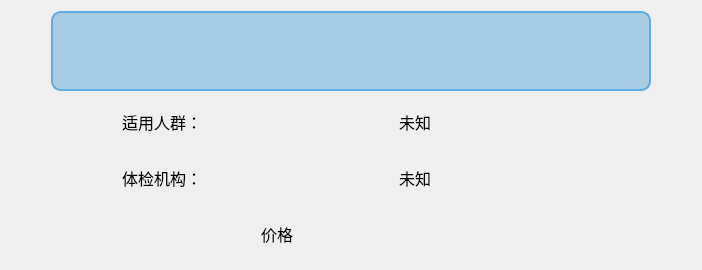
          <widget class="QWidget" name="cardwidget" native="true">
           <layout class="QGridLayout" name="gridLayout">
            <item row="0" column="0">
             <layout class="QVBoxLayout" name="verticalLayout">
              <item>
               <layout class="QHBoxLayout" name="cardNameHLayout">
                <item>
                 <spacer name="horizontalSpacer_30">
                  <property name="orientation">
                   <enum>Qt::Horizontal</enum>
                  </property>
                  <property name="sizeHint" stdset="0">
                   <size>
                    <width>40</width>
                    <height>20</height>
                   </size>
                  </property>
                 </spacer>
                </item>
                <item>
                 <widget class="QPushButton" name="cardNameButton">
                  <property name="minimumSize">
                   <size>
                    <width>600</width>
                    <height>80</height>
                   </size>
                  </property>
                  <property name="maximumSize">
                   <size>
                    <width>600</width>
                    <height>80</height>
                   </size>
                  </property>
                  <property name="font">
                   <font>
                    <family>Agency FB</family>
                    <pointsize>14</pointsize>
                    <weight>75</weight>
                    <bold>true</bold>
                   </font>
                  </property>
                  <property name="styleSheet">
                   <string notr="true">QPushButton {
    background-color: #A9CCE3;  /* 浅柔和的蓝色 */
    border: 2px solid #5DADE2;  /* 边框为深一点的蓝色 */
    border-radius: 10px;
    padding: 8px 15px;
}
QPushButton:hover {
    background-color: qlineargradient(x1: 0, y1: 0, x2: 1, y2: 1, stop: 0 #AED6F1, stop: 1 #5499C7);  /* 渐变蓝色 */
    border-color: #2980B9;  /* 悬停时边框为深蓝色 */
}
QPushButton:pressed {
    background-color: #5DADE2;  /* 按下时变为更深的蓝色 */
    border-color: #1F618D;  /* 按下时边框变得更深 */
}
</string>
                  </property>
                  <property name="text">
                   <string/>
                  </property>
                 </widget>
                </item>
                <item>
                 <spacer name="horizontalSpacer_31">
                  <property name="orientation">
                   <enum>Qt::Horizontal</enum>
                  </property>
                  <property name="sizeHint" stdset="0">
                   <size>
                    <width>40</width>
                    <height>20</height>
                   </size>
                  </property>
                 </spacer>
                </item>
               </layout>
              </item>
              <item>
               <layout class="QHBoxLayout" name="TAHLayout">
                <item>
                 <spacer name="horizontalSpacer_13">
                  <property name="orientation">
                   <enum>Qt::Horizontal</enum>
                  </property>
                  <property name="sizeType">
                   <enum>QSizePolicy::Fixed</enum>
                  </property>
                  <property name="sizeHint" stdset="0">
                   <size>
                    <width>40</width>
                    <height>20</height>
                   </size>
                  </property>
                 </spacer>
                </item>
                <item>
                 <widget class="QLabel" name="TALabelCard">
                  <property name="sizePolicy">
                   <sizepolicy hsizetype="Preferred" vsizetype="Preferred">
                    <horstretch>0</horstretch>
                    <verstretch>0</verstretch>
                   </sizepolicy>
                  </property>
                  <property name="minimumSize">
                   <size>
                    <width>200</width>
                    <height>50</height>
                   </size>
                  </property>
                  <property name="maximumSize">
                   <size>
                    <width>200</width>
                    <height>50</height>
                   </size>
                  </property>
                  <property name="font">
                   <font>
                    <family>Agency FB</family>
                    <pointsize>12</pointsize>
                   </font>
                  </property>
                  <property name="styleSheet">
                   <string notr="true">background-color: transparent;
border: none;</string>
                  </property>
                  <property name="text">
                   <string>适用人群：</string>
                  </property>
                  <property name="alignment">
                   <set>Qt::AlignLeading|Qt::AlignLeft|Qt::AlignVCenter</set>
                  </property>
                 </widget>
                </item>
                <item>
                 <widget class="QLabel" name="TALabel">
                  <property name="minimumSize">
                   <size>
                    <width>200</width>
                    <height>50</height>
                   </size>
                  </property>
                  <property name="maximumSize">
                   <size>
                    <width>200</width>
                    <height>50</height>
                   </size>
                  </property>
                  <property name="font">
                   <font>
                    <family>Agency FB</family>
                    <pointsize>12</pointsize>
                   </font>
                  </property>
                  <property name="styleSheet">
                   <string notr="true">background-color: transparent;
border: none;</string>
                  </property>
                  <property name="text">
                   <string>未知</string>
                  </property>
                 </widget>
                </item>
                <item>
                 <spacer name="horizontalSpacer_12">
                  <property name="orientation">
                   <enum>Qt::Horizontal</enum>
                  </property>
                  <property name="sizeType">
                   <enum>QSizePolicy::Minimum</enum>
                  </property>
                  <property name="sizeHint" stdset="0">
                   <size>
                    <width>20</width>
                    <height>20</height>
                   </size>
                  </property>
                 </spacer>
                </item>
               </layout>
              </item>
              <item>
               <layout class="QHBoxLayout" name="HCEHLayout">
                <item>
                 <spacer name="horizontalSpacer_14">
                  <property name="orientation">
                   <enum>Qt::Horizontal</enum>
                  </property>
                  <property name="sizeType">
                   <enum>QSizePolicy::Fixed</enum>
                  </property>
                  <property name="sizeHint" stdset="0">
                   <size>
                    <width>40</width>
                    <height>20</height>
                   </size>
                  </property>
                 </spacer>
                </item>
                <item>
                 <widget class="QLabel" name="HCELabelCard">
                  <property name="sizePolicy">
                   <sizepolicy hsizetype="Preferred" vsizetype="Preferred">
                    <horstretch>0</horstretch>
                    <verstretch>0</verstretch>
                   </sizepolicy>
                  </property>
                  <property name="minimumSize">
                   <size>
                    <width>200</width>
                    <height>50</height>
                   </size>
                  </property>
                  <property name="maximumSize">
                   <size>
                    <width>200</width>
                    <height>50</height>
                   </size>
                  </property>
                  <property name="font">
                   <font>
                    <family>Agency FB</family>
                    <pointsize>12</pointsize>
                   </font>
                  </property>
                  <property name="styleSheet">
                   <string notr="true">background-color: transparent;
border: none;</string>
                  </property>
                  <property name="text">
                   <string>体检机构：</string>
                  </property>
                  <property name="alignment">
                   <set>Qt::AlignLeading|Qt::AlignLeft|Qt::AlignVCenter</set>
                  </property>
                 </widget>
                </item>
                <item>
                 <widget class="QLabel" name="HCELabel">
                  <property name="minimumSize">
                   <size>
                    <width>200</width>
                    <height>50</height>
                   </size>
                  </property>
                  <property name="maximumSize">
                   <size>
                    <width>200</width>
                    <height>50</height>
                   </size>
                  </property>
                  <property name="font">
                   <font>
                    <family>Agency FB</family>
                    <pointsize>12</pointsize>
                   </font>
                  </property>
                  <property name="styleSheet">
                   <string notr="true">background-color: transparent;
border: none;</string>
                  </property>
                  <property name="text">
                   <string>未知</string>
                  </property>
                 </widget>
                </item>
                <item>
                 <spacer name="horizontalSpacer_15">
                  <property name="orientation">
                   <enum>Qt::Horizontal</enum>
                  </property>
                  <property name="sizeType">
                   <enum>QSizePolicy::Minimum</enum>
                  </property>
                  <property name="sizeHint" stdset="0">
                   <size>
                    <width>20</width>
                    <height>20</height>
                   </size>
                  </property>
                 </spacer>
                </item>
               </layout>
              </item>
              <item>
               <layout class="QHBoxLayout" name="PriceHLayout">
                <item>
                 <spacer name="horizontalSpacer_17">
                  <property name="orientation">
                   <enum>Qt::Horizontal</enum>
                  </property>
                  <property name="sizeType">
                   <enum>QSizePolicy::Fixed</enum>
                  </property>
                  <property name="sizeHint" stdset="0">
                   <size>
                    <width>40</width>
                    <height>20</height>
                   </size>
                  </property>
                 </spacer>
                </item>
                <item>
                 <widget class="QLabel" name="PriceLabel">
                  <property name="sizePolicy">
                   <sizepolicy hsizetype="Preferred" vsizetype="Preferred">
                    <horstretch>0</horstretch>
                    <verstretch>0</verstretch>
                   </sizepolicy>
                  </property>
                  <property name="minimumSize">
                   <size>
                    <width>200</width>
                    <height>50</height>
                   </size>
                  </property>
                  <property name="maximumSize">
                   <size>
                    <width>200</width>
                    <height>50</height>
                   </size>
                  </property>
                  <property name="font">
                   <font>
                    <family>Agency FB</family>
                    <pointsize>12</pointsize>
                   </font>
                  </property>
                  <property name="styleSheet">
                   <string notr="true">background-color: transparent;
border: none;</string>
                  </property>
                  <property name="text">
                   <string>价格</string>
                  </property>
                  <property name="alignment">
                   <set>Qt::AlignLeading|Qt::AlignLeft|Qt::AlignVCenter</set>
                  </property>
                 </widget>
                </item>
                <item>
                 <spacer name="horizontalSpacer_16">
                  <property name="orientation">
                   <enum>Qt::Horizontal</enum>
                  </property>
                  <property name="sizeType">
                   <enum>QSizePolicy::Minimum</enum>
                  </property>
                  <property name="sizeHint" stdset="0">
                   <size>
                    <width>20</width>
                    <height>20</height>
                   </size>
                  </property>
                 </spacer>
                </item>
               </layout>
              </item>
             </layout>
            </item>
           </layout>
          </widget>
